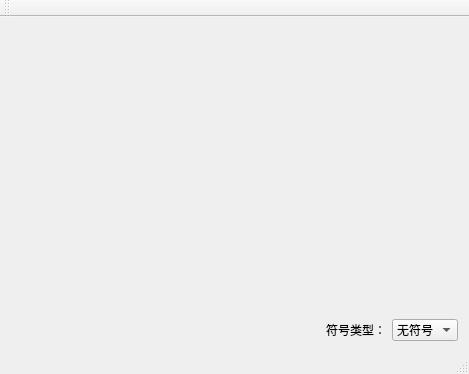
<?xml version="1.0" encoding="UTF-8"?>
<ui version="4.0">
 <class>MainWindow</class>
 <widget class="QMainWindow" name="MainWindow">
  <property name="geometry">
   <rect>
    <x>0</x>
    <y>0</y>
    <width>469</width>
    <height>374</height>
   </rect>
  </property>
  <property name="windowTitle">
   <string>MainWindow</string>
  </property>
  <widget class="QWidget" name="centralWidget">
   <layout class="QVBoxLayout" name="verticalLayout">
    <item>
     <layout class="QHBoxLayout" name="horizontalLayout_2">
      <item>
       <widget class="QExtNumberLed" name="lcdNumber1" native="true">
        <property name="sizePolicy">
         <sizepolicy hsizetype="Preferred" vsizetype="Expanding">
          <horstretch>0</horstretch>
          <verstretch>0</verstretch>
         </sizepolicy>
        </property>
       </widget>
      </item>
      <item>
       <spacer name="horizontalSpacer">
        <property name="orientation">
         <enum>Qt::Horizontal</enum>
        </property>
        <property name="sizeType">
         <enum>QSizePolicy::Fixed</enum>
        </property>
        <property name="sizeHint" stdset="0">
         <size>
          <width>100</width>
          <height>20</height>
         </size>
        </property>
       </spacer>
      </item>
      <item>
       <widget class="QExtNumberLed" name="lcdNumber2" native="true">
        <property name="sizePolicy">
         <sizepolicy hsizetype="Preferred" vsizetype="Expanding">
          <horstretch>0</horstretch>
          <verstretch>0</verstretch>
         </sizepolicy>
        </property>
       </widget>
      </item>
     </layout>
    </item>
    <item>
     <layout class="QHBoxLayout" name="horizontalLayout">
      <item>
       <spacer name="horizontalSpacer_2">
        <property name="orientation">
         <enum>Qt::Horizontal</enum>
        </property>
        <property name="sizeHint" stdset="0">
         <size>
          <width>40</width>
          <height>20</height>
         </size>
        </property>
       </spacer>
      </item>
      <item>
       <widget class="QLabel" name="label">
        <property name="text">
         <string>符号类型：</string>
        </property>
       </widget>
      </item>
      <item>
       <widget class="QComboBox" name="comboBox">
        <item>
         <property name="text">
          <string>无符号</string>
         </property>
        </item>
        <item>
         <property name="text">
          <string>点</string>
         </property>
        </item>
        <item>
         <property name="text">
          <string>冒号</string>
         </property>
        </item>
        <item>
         <property name="text">
          <string>划线</string>
         </property>
        </item>
       </widget>
      </item>
     </layout>
    </item>
   </layout>
  </widget>
  <widget class="QMenuBar" name="menuBar">
   <property name="geometry">
    <rect>
     <x>0</x>
     <y>0</y>
     <width>469</width>
     <height>23</height>
    </rect>
   </property>
  </widget>
  <widget class="QToolBar" name="mainToolBar">
   <attribute name="toolBarArea">
    <enum>TopToolBarArea</enum>
   </attribute>
   <attribute name="toolBarBreak">
    <bool>false</bool>
   </attribute>
  </widget>
  <widget class="QStatusBar" name="statusBar"/>
 </widget>
 <layoutdefault spacing="6" margin="11"/>
 <customwidgets>
  <customwidget>
   <class>QExtNumberLed</class>
   <extends>QWidget</extends>
   <header location="global">qextNumberLed.h</header>
   <container>1</container>
  </customwidget>
 </customwidgets>
 <resources/>
 <connections/>
</ui>
